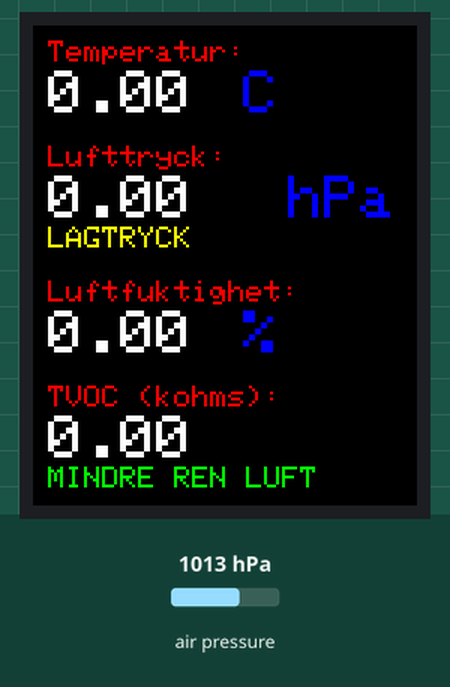
Simulated run of this sketch. Board: ESP8266 (NodeMCU). Shown: 128×160 colour display. The test bench sets the inputs (shaded band); at power-on: air pressure 1013 hPa. What the sketch prints to the serial monitor is not drawn.

Above: at 0.8 s.

Measured:
- what the display in image 0 shows lasts 5.0 s, from 0.7 s to 5.7 s

The sketch:

BME680_Project.ino
```cpp
#include <Adafruit_GFX.h>
#include <Adafruit_ST7735.h>
#include <Wire.h>
#include <SPI.h>
#include <Adafruit_Sensor.h>
#include "Adafruit_BME680.h"

#define TFT_CS         D8
#define TFT_RST        D3
#define TFT_DC         D4
Adafruit_ST7735 tft = Adafruit_ST7735(TFT_CS, TFT_DC, TFT_RST);

#define SEALEVELPRESSURE_HPA (1013.25)

Adafruit_BME680 bme;

void setup() {

  Serial.begin(9600);
  while (!Serial);
  Serial.println(F("BME680 test"));

  if (!bme.begin()) {
    Serial.println("Could not find a valid BME680 sensor, check wiring!");
    while (1);
  }

  // Set up oversampling and filter initialization
  bme.setTemperatureOversampling(BME680_OS_8X);
  bme.setHumidityOversampling(BME680_OS_2X);
  bme.setPressureOversampling(BME680_OS_4X);
  bme.setIIRFilterSize(BME680_FILTER_SIZE_3);
  bme.setGasHeater(320, 150); // 320*C for 150 ms

  tft.initR(INITR_BLACKTAB);
  tft.fillScreen(ST7735_BLACK);
  tft.setRotation(2);

  delay(500);
}

void loop() {
  Serial.print("Temperature = ");
  Serial.print(bme.temperature);
  Serial.println(" *C");

  Serial.print("Pressure = ");
  Serial.print(bme.pressure / 100.0);
  Serial.println(" hPa");

  Serial.print("Humidity = ");
  Serial.print(bme.humidity);
  Serial.println(" %");

  Serial.print("Gas = ");
  Serial.print(bme.gas_resistance / 1000.0);
  Serial.println(" KOhms");

  Serial.print("Approx. Altitude = ");
  Serial.print(bme.readAltitude(SEALEVELPRESSURE_HPA));
  Serial.println(" m");

  Serial.println();

  // Temperature
  tft.setTextSize(1);
  tft.setTextColor(ST7735_RED);
  tft.setCursor(5, 5);
  tft.print("Temperatur:");

  tft.setTextSize(2);
  tft.setTextColor(ST7735_WHITE);
  tft.setCursor(5, 15);
  tft.print(bme.temperature);

  tft.setTextSize(2);
  tft.setTextColor(ST7735_BLUE);
  tft.setCursor(70, 15);
  tft.print("C");

  // Pressure
  tft.setTextSize(1);
  tft.setTextColor(ST7735_RED);
  tft.setCursor(5, 40);
  tft.print("Lufttryck:");

  tft.setTextSize(2);
  tft.setTextColor(ST7735_WHITE);
  tft.setCursor(5, 50);
  tft.print(bme.pressure / 100.0);

  tft.setTextSize(2);
  tft.setTextColor(ST7735_BLUE);
  tft.setCursor(85, 50);
  tft.print("hPa");

  float tryck = bme.pressure / 100.0;

  if(tryck >= 1001){
    tft.setTextSize(1);
    tft.setTextColor(ST7735_YELLOW);
    tft.setCursor(5, 67);
    tft.print("HOGTRYCK");
  } else if (tryck < 1000){
    tft.setTextSize(1);
    tft.setTextColor(ST7735_YELLOW);
    tft.setCursor(5, 67);
    tft.print("LAGTRYCK");
  }

  // Humidity
  tft.setTextSize(1);
  tft.setTextColor(ST7735_RED);
  tft.setCursor(5, 85);
  tft.print("Luftfuktighet:");

  tft.setTextSize(2);
  tft.setTextColor(ST7735_WHITE);
  tft.setCursor(5, 95);
  tft.print(bme.humidity);

  tft.setTextSize(2);
  tft.setTextColor(ST7735_BLUE);
  tft.setCursor(70, 95);
  tft.print("%");

  // Gas
  tft.setTextSize(1);
  tft.setTextColor(ST7735_RED);
  tft.setCursor(5, 120);
  tft.print("TVOC (kohms):");

  tft.setTextSize(2);
  tft.setTextColor(ST7735_WHITE);
  tft.setCursor(5, 130);
  tft.print(bme.gas_resistance / 1000.0);

  float gas = bme.gas_resistance / 1000.0;

  if(gas > 90)
  {
    tft.setTextSize(1);
    tft.setTextColor(ST7735_GREEN);
    tft.setCursor(5, 147);
    tft.print("REN LUFT");
  } else if(gas > 60 || gas < 89){
    tft.setTextSize(1);
    tft.setTextColor(ST7735_GREEN);
    tft.setCursor(5, 147);
    tft.print("MINDRE REN LUFT");
  } else if(gas >30 || gas < 59){
    tft.setTextSize(1);
    tft.setTextColor(ST7735_GREEN);
    tft.setCursor(5, 147);
    tft.print("SMUTSIG LUFT");
  } else if(gas > 0 || gas < 29){
    tft.setTextSize(1);
    tft.setTextColor(ST7735_GREEN);
    tft.setCursor(5, 147);
    tft.print("FARLIG LUFT");
  } else {
    tft.setTextSize(1);
    tft.setTextColor(ST7735_GREEN);
    tft.setCursor(5, 147);
    tft.print("NO READING");
  }
  delay(5000);

  tft.fillScreen(ST7735_BLACK);
}
```
